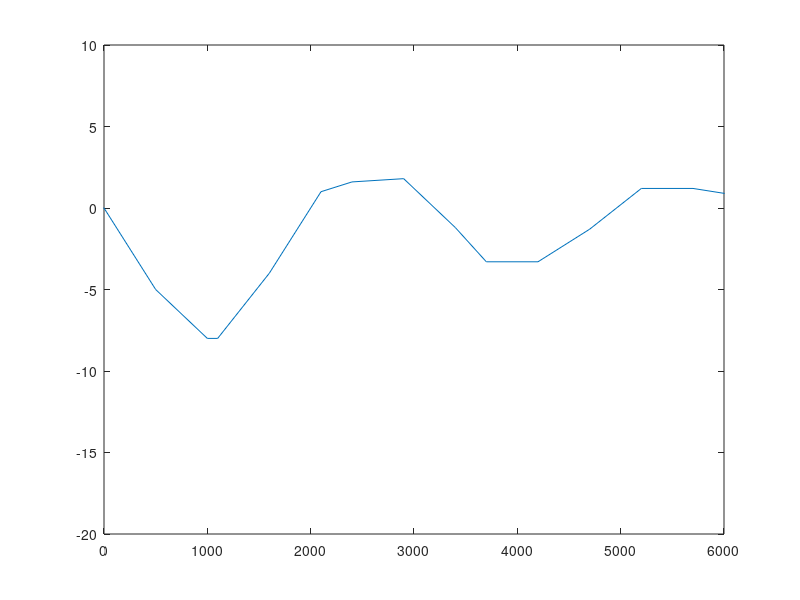

MATLAB code for this plot:
clc;
clear all

RampPositionList(:,1) = 0:500:30000;
RampPositionList(4:end,1) = RampPositionList(4:end,1)-400;
RampPositionList(7:end,1) = RampPositionList(7:end,1)-200;
RampPositionList(10:end,1) = RampPositionList(10:end,1)-200;
RampPositionList(:,2) = [RampPositionList(2:end,1);30800];

RampPositionList(1,3) = -0.01;
RampPositionList(2,3) = -0.006;
RampPositionList(3,3) = 0;
RampPositionList(4,3) = 0.008;
RampPositionList(5,3) = 0.01;
RampPositionList(6,3) = 0.002;
RampPositionList(7,3) = 0.0004;
RampPositionList(8,3) = -0.006;
RampPositionList(9,3) = -0.007;
RampPositionList(10,3) = 0;
RampPositionList(11,3) = 0.004;
RampPositionList(12,3) = 0.005;
RampPositionList(13,3) = 0;
RampPositionList(14,3) = -0.001;
RampPositionList(15,3) = -0.003;
RampPositionList(16,3) = 0.004;
RampPositionList(17,3) = 0.008;
RampPositionList(18,3) = 0;
RampPositionList(19,3) = -0.005;
RampPositionList(20,3) = 0;
RampPositionList(21,3) = 0.005;
RampPositionList(22,3) = 0;
RampPositionList(23,3) = -0.007;
RampPositionList(24,3) = -0.009;
RampPositionList(25,3) = -0.005;
RampPositionList(26,3) = 0;
RampPositionList(27,3) = 0.008;
RampPositionList(28,3) = 0.004;
RampPositionList(29,3) = 0;
RampPositionList(30,3) = -0.009;
RampPositionList(31,3) = -0.003;
RampPositionList(32,3) = 0;
RampPositionList(33,3) = 0.004;
RampPositionList(34,3) = -0.003;
RampPositionList(35,3) = 0;
RampPositionList(36,3) = 0.004;

RampPositionList = [-10000 0 0;RampPositionList;RampPositionList(end,2) 100000 0];
VectorDeltaHeight = (RampPositionList(:,2)-RampPositionList(:,1)).*RampPositionList(:,3);
RampPoint(:,1) = [RampPositionList(:,1);RampPositionList(end,2)];
RampPoint(1,2) = 0;
NumRampPoint = size(RampPoint,1);
for i = 1:NumRampPoint-1
  RampPoint(i+1,2) = RampPoint(i,2)+VectorDeltaHeight(i);
end
plot(RampPoint(:,1),RampPoint(:,2));
axis([0 6000 -20 10])
save('RampPoint','RampPoint');
save('RampPositionList','RampPositionList');














